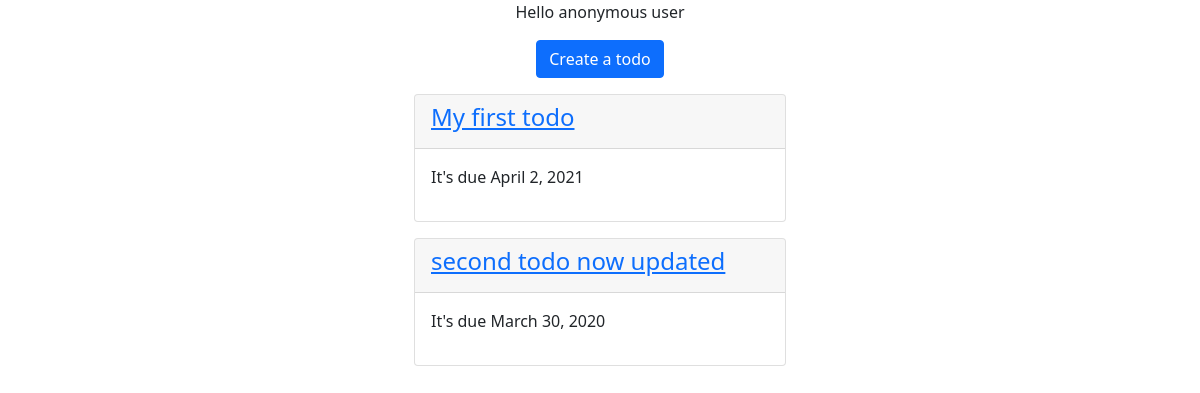
Before: / with the older database file.
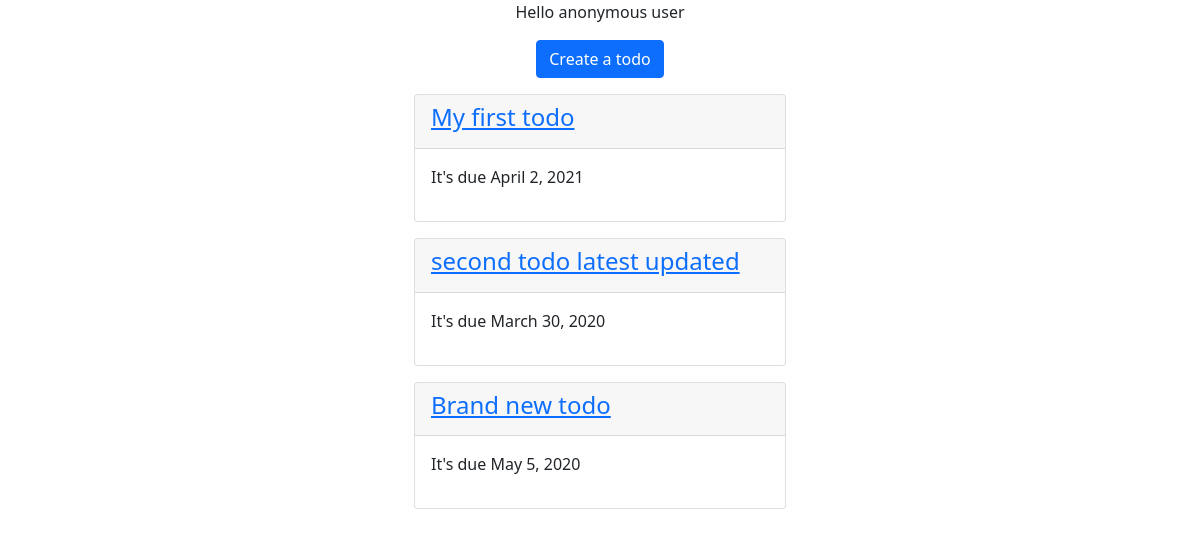
After: the same page with the newer database file.
### todo/models.py (models this page shows)
class Todo(models.Model):
    name = models.CharField(max_length=100)
    due_date = models.DateField()
    def __str__(self):
        return self.name

### todo/views.py (the view)
# urls.py: path('', todo_list),
def todo_list(request):
    todos = Todo.objects.all()
    print(todos)
    context = {
        "todo_list": todos
    }
    return render(request, "todo/todo_list.html", context)

### todo/templates/todo/todo_list.html
{% extends "base.html" %}
{% block content %}
    <div class="text-center">
      <p>
        {% if request.user.is_authenticated %}
          Hello {{ request.user.username }}
        {% else %}
          Hello anonymous user
        {% endif %}
      </p>
      <a class="btn btn-primary" href="/create">Create a todo</a>
    </div>
    <div class="col-4 offset-4">
      {% for todo in todo_list %}
        <div class="card mt-3">
          <div class="card-header">
            <a href="/{{ todo.id }}"><h4>{{ todo.name }}</h4></a>
          </div>
          <div class="card-body">
            <p>It's due {{ todo.due_date }}</p>
          </div>
        </div>
      {% endfor %}
    </div>
{% endblock %}

### templates/base.html (shortened to what this page needs)
<!DOCTYPE html>
<html lang="en" dir="ltr">
  <head>
    <link href="https://cdn.jsdelivr.net/npm/bootstrap@5.0.0-beta3/dist/css/bootstrap.min.css" rel="stylesheet">
  </head>
  <body>
    <div class="container">
      {% block content %}
      {% endblock content %}
    </div>
  </body>
</html>

Changed rows visible on the page:
changed Todo: name "second todo now updated" → "second todo latest updated"
added Todo: name "Brand new todo", due_date "May 5, 2020"
